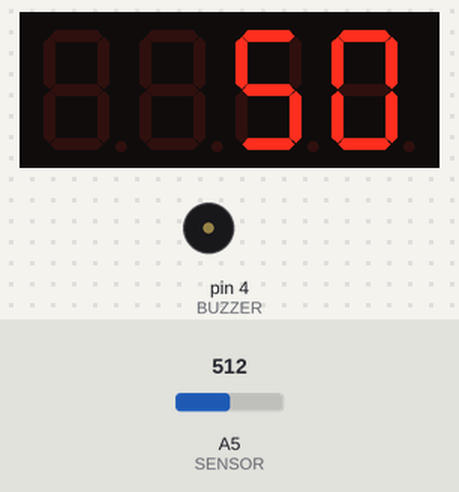
A sketch run on a simulated Arduino Nano, built with avr-gcc and run on an emulated ATmega328P. On the bench: 4-digit seven-segment display, buzzer (waves = sounding, pin HIGH). Inputs (shaded band) come from the test bench; at power-on: A5 (SENSOR) = 512. Pins used as bus, display or sensor lines are not drawn.

Above: at 0.8 s.
Timing chart, 0 to 2.3 s (numbered marks = the images above):
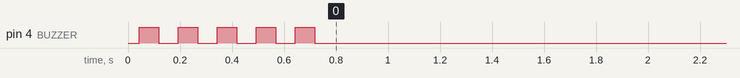

The sketch:

main.ino
```cpp
// (licence header left out)
#include <Arduino.h>
#include <TM1637Display.h>

int realizarLeituras();
void limparDisplay();

#define SENSOR A5
#define VCC 3
#define BUZZER 4

#define CLK 8
#define DIO 9

TM1637Display display(CLK, DIO);

unsigned long tempoLeitura;
unsigned long sensorLigado;
unsigned long tempoLed;
unsigned long tempoBuzzer;

const long intervalo = 5000;
const long intervaloBuzzer = 250;
const long INTERVALO_LIGAR = 10000;

int estadoBuzzer = LOW;
int ultimaLeitura = -1;

bool ligarLeds = true;
bool iniciou = false;

void limparDisplay() {
    const uint8_t LIMPAR[] = {
        0x00,
        0x00,
        0x00,
        0x00
    };
    display.setSegments(LIMPAR);
}

void setup() {
    pinMode(SENSOR, INPUT);
    pinMode(VCC, OUTPUT);
    pinMode(BUZZER, OUTPUT);
    display.setBrightness(100);
    display.showNumberDec(0, false, 4, 0);
    iniciou = true;
    limparDisplay();
}

int realizarLeituras() {
    // Ligar o sensor
    digitalWrite(VCC, HIGH);

    int leitura = 1100;

    for (int i = 0; i < 10; i++) {
        leitura = analogRead(SENSOR);
        leitura = map(leitura, 0, 1023, 100, 0);
    }

    digitalWrite(VCC, LOW);
    return leitura;
}

const uint8_t AGUA[] = {
    SEG_A | SEG_B | SEG_C | SEG_E | SEG_F | SEG_G,
    SEG_A | SEG_G | SEG_E | SEG_F | SEG_C | SEG_D,
    SEG_F | SEG_E | SEG_D | SEG_C | SEG_B,
    SEG_A | SEG_B | SEG_C | SEG_E | SEG_F | SEG_G
};

const uint8_t ERRO[] = {
    SEG_A | SEG_F | SEG_G | SEG_E | SEG_D,
    SEG_E | SEG_G,
    SEG_E | SEG_G,
    SEG_E | SEG_D | SEG_C | SEG_G
};

void loop() {
    if (ligarLeds) {
        for (int i = 0; i < 5; i++) {
            digitalWrite(BUZZER, HIGH);
            delay(75);
            digitalWrite(BUZZER, LOW);
            delay(75);
        }
        ligarLeds = false;
    }

    unsigned long tempoAtual = millis();
    // Esperar x tempo para realizar as leituras
    if (tempoAtual - tempoLeitura >= intervalo || iniciou) {
        int leitura = realizarLeituras();
        ultimaLeitura = leitura;
        tempoLeitura = tempoAtual;

        if (iniciou)
            iniciou = false;
    }

    // 1100 quer dizer que a leitura não foi realizada
    if (ultimaLeitura == 1100) {
        display.setSegments(ERRO);
    }

    if (ultimaLeitura != -1) {
        // Sensor desconectado ou solo muito seco
        if (ultimaLeitura < 25) {
            if (tempoAtual - tempoBuzzer >= intervaloBuzzer) {
                tempoBuzzer = tempoAtual;
                (estadoBuzzer == LOW ? estadoBuzzer = HIGH : estadoBuzzer = LOW);
                digitalWrite(BUZZER, estadoBuzzer);
            }
        }

        ultimaLeitura >= 25 ? display.showNumberDec(ultimaLeitura, false, 4, 4) : display.setSegments(AGUA);

        // Solo está SECO
        if (ultimaLeitura < 40 && ultimaLeitura >= 25) {
            if (tempoAtual - tempoBuzzer >= 500) {
                tempoBuzzer = tempoAtual;
                if (estadoBuzzer == LOW)
                    estadoBuzzer = HIGH;
                else
                    estadoBuzzer = LOW;

                digitalWrite(BUZZER, estadoBuzzer);
            }
        }
    }
}
```

Measured:
- by itself, pin 4 (BUZZER): alternates HIGH for 0.08 s and LOW for 0.08 s, 10 changes in all, then stays LOW
